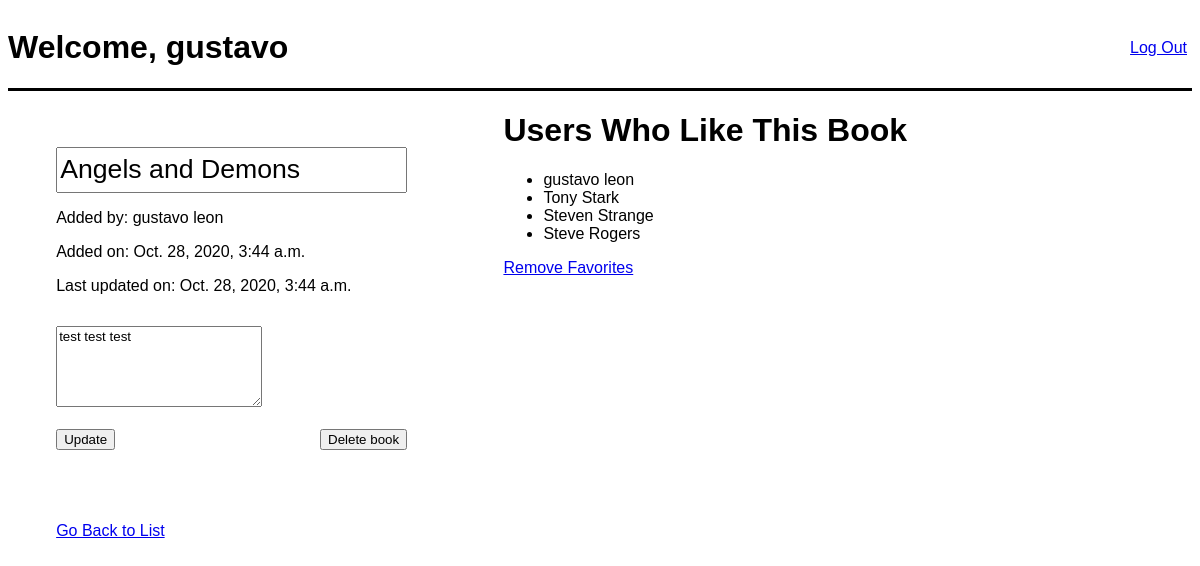
The app's page /books/1/ (signed in), older data.
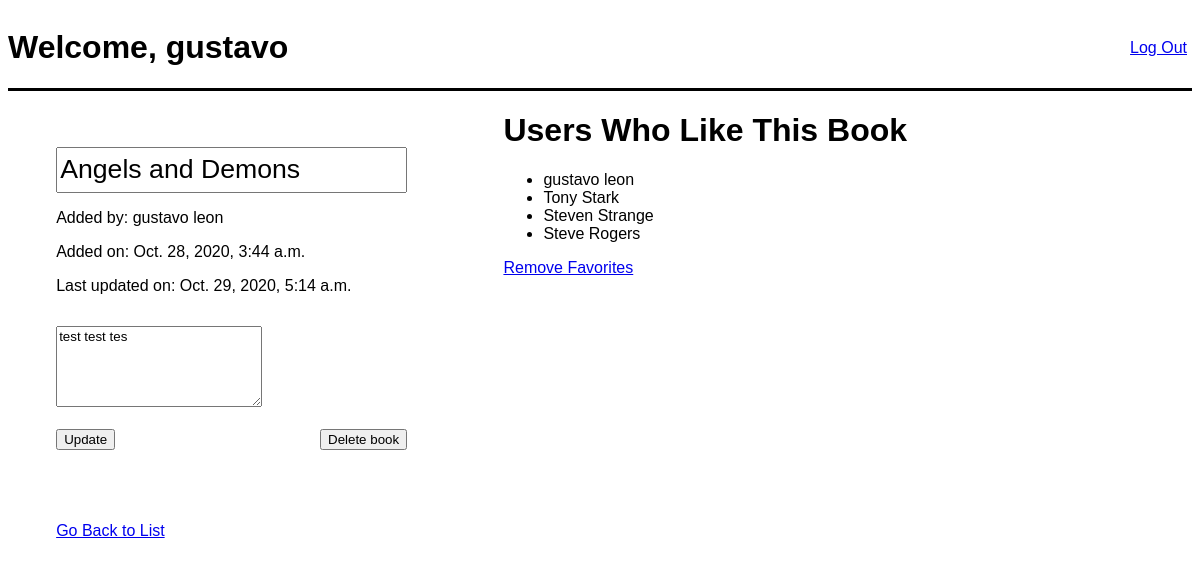
The same page, newer data.
### books_app/models.py (models this page shows)
class Books(models.Model):
    title = models.CharField(max_length=255)
    description = models.TextField()
    created_at = models.DateTimeField(auto_now_add=True)
    modified_at = models.DateTimeField(auto_now=True)
    uploaded_by = models.ForeignKey(Users, related_name="books_uploaded",on_delete=models.CASCADE)
    users_who_like = models.ManyToManyField(Users, related_name="liked_books")
    objects = BookManager()

### login_app/models.py (models this page shows)
class Users(models.Model):
    first_name = models.CharField(max_length=255)
    last_name = models.CharField(max_length=255)
    email = models.EmailField()
    password_hash = models.CharField(max_length=255)
    created_at = models.DateTimeField(auto_now_add=True)
    modified_at = models.DateTimeField(auto_now=True)
    objects = UserManager()

### books_app/views.py (the view)
# urls.py: path('<int:book_id>/', views.book_details),
def book_details(request, book_id):
    context = {
        'book': Books.objects.get(id=book_id),
        'user': Users.objects.get(id=request.session['user_id'])
    }
    return render(request, "book_details.html", context)

### books_app/templates/book_details.html (shortened to what this page needs)
<!DOCTYPE html>
<html lang="en">
<head>
    {% load static %}
    <link rel="stylesheet" href="{% static 'css/style2.css' %}">
</head>
<body>
    <div id="canvas">
        <div id="header">
            <h1>Welcome, {{request.session.name}}</h1>
            <a href="/logout">Log Out</a>
        </div>
        <div id="content">
            <div id="add">
                <form action="update" method="post">
                    {% if request.session.user_id == book.uploaded_by.id %}
                        <br>
                       <br>
                        <input id="big-header" type="text" name="title" value="{{book.title}}">
                    {% else %}
                        <h1>{{book.title}}</h1>
                    {% endif %}
                    <p>Added by: {{book.uploaded_by.first_name}} {{book.uploaded_by.last_name}}</p>
                    <p>Added on: {{book.created_at}}</p>
                    <p>Last updated on: {{book.modified_at}}</p>
                    {% if request.session.user_id == book.uploaded_by.id %}
                        <textarea class="input-col" name="description"  cols="1" rows="5">{{book.description}}</textarea>     <br><br>
                        <div id="submit_button">
                            <input type="submit" value="Update">
                            <button><a id="delete_book" href="/books/{{book.id}}/delete">Delete book</a></button>
                        </div><br>
                        {% else %}
                        <p>Description: {{book.description}}</p>
                    {% endif %}
                    <br><br><br>
                    <a href="/books">Go Back to List</a>
                </form>
            </div>
            <div id="book_list">
                <h1>Users Who Like This Book</h1>
                <ul>
                {% for user in book.users_who_like.all %}
                    <li>{{user.first_name}} {{user.last_name}}</li>
                {% endfor %}
                </ul>
                {% if user in book.users_who_like.all %}
                <a href="/books/{{book.id}}/unlike">Remove Favorites</a>
                {% else %}
                <a href="/books/{{book.id}}/like">Add to Favorites</a>
                {% endif %}
            </div>
        </div>
    </div>
</body>
</html>

Row changes from the older to the newer data that the page shows:
changed Books "Angels and Demons": modified_at "Oct. 28, 2020, 3:44 a.m." → "Oct. 29, 2020, 5:14 a.m."; description "test test test" → "test test tes"
